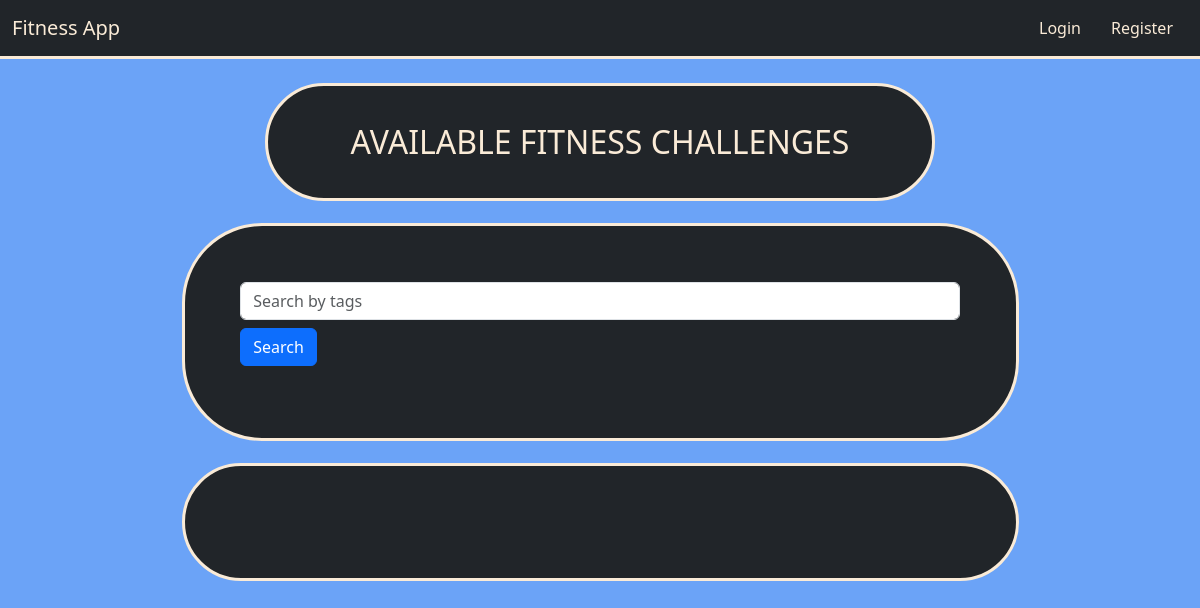
/, run on an earlier commit of the app's database.
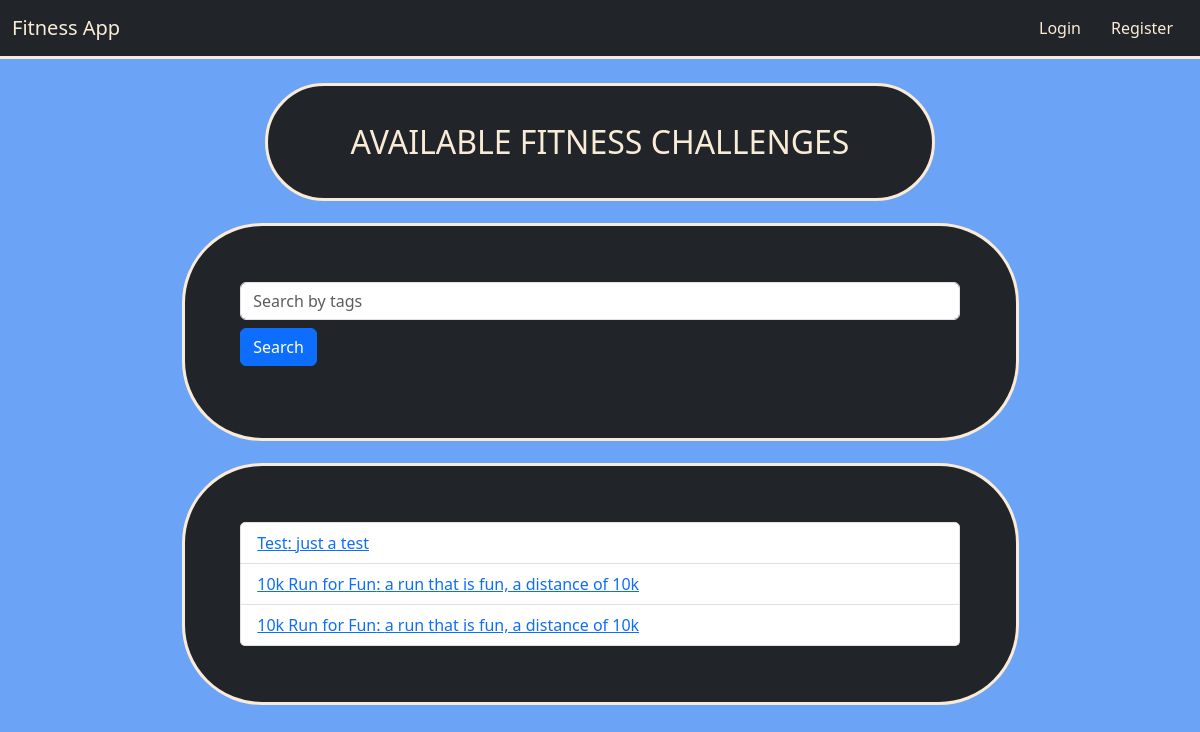
And on a later commit of the database.
### models.py (models this page shows)
class Challenge(db.Model):
    id = db.Column(db.Integer, primary_key=True)
    user_id = db.Column(db.Integer, db.ForeignKey('user.id'), nullable=True)
    challenge_type = db.Column(db.String(80), nullable=False)
    image = db.Column(db.String(200), nullable=True)
    description = db.Column(db.Text, nullable=False)
    tags = db.Column(db.String(200), nullable=True)
    created_at = db.Column(db.DateTime, default=func.now())
    goals = db.relationship('Goal', backref='challenge', lazy=True, cascade="all, delete-orphan")
    badges = db.relationship('ChallengeBadge', backref='challenge', lazy=True, cascade="all, delete-orphan")
    chat_messages = db.relationship('ChatMessage', backref='challenge', lazy=True, cascade="all, delete-orphan")
    statuses = db.relationship('UserChallengeStatus', backref='challenge', lazy=True, cascade="all, delete-orphan")
    completions = db.relationship('CompletedChallenge', backref='challenge', lazy=True, cascade="all, delete-orphan")
    favorites = db.relationship('Favorite', backref='challenge', lazy=True, cascade="all, delete-orphan")

### routes/challenge_routes.py (the view, shortened to what this page needs)
@challenge_bp.route('/')
def index():
    challenges = Challenge.query.order_by(Challenge.created_at.desc()).all()
    user_badges = []
    completed_challenge_ids = []
    return render_template('index.html', challenges=challenges, user_badges=user_badges, completed_challenge_ids=completed_challenge_ids)

### templates/index.html (shortened to what this page needs)
{% extends "layout.html" %}
{% block content %}
  <div class="container titles">
    <p class="headers">AVAILABLE FITNESS CHALLENGES</p>
  </div>
  <div class="card content gap border-3">
    <form method="get" action="{{ url_for('challenge_bp.search') }}" class="mb-3">
      <input type="text" name="query" placeholder="Search by tags" class="form-control">
      <button type="submit" class="btn btn-primary mt-2">Search</button>
    </form>
  </div>
  <div class="card content gap border-3">
    <ul class="list-group">
      {% for challenge in challenges %}
      <li class="list-group-item d-flex justify-content-between align-items-center">
        <a href="{{ url_for('challenge_bp.challenge', challenge_id=challenge.id) }}">
          {{ challenge.challenge_type }}: {{ challenge.description }}
        </a>
        </li>
      {% endfor %}
    </ul>
  </div>
{% endblock %}

What changed in the data, as far as the page shows it:
added Challenge: challenge_type "Test", description "just a test"
added Challenge: challenge_type "10k Run for Fun", description "a run that is fun, a distance of 10k"
added Challenge: challenge_type "10k Run for Fun", description "a run that is fun, a distance of 10k"
